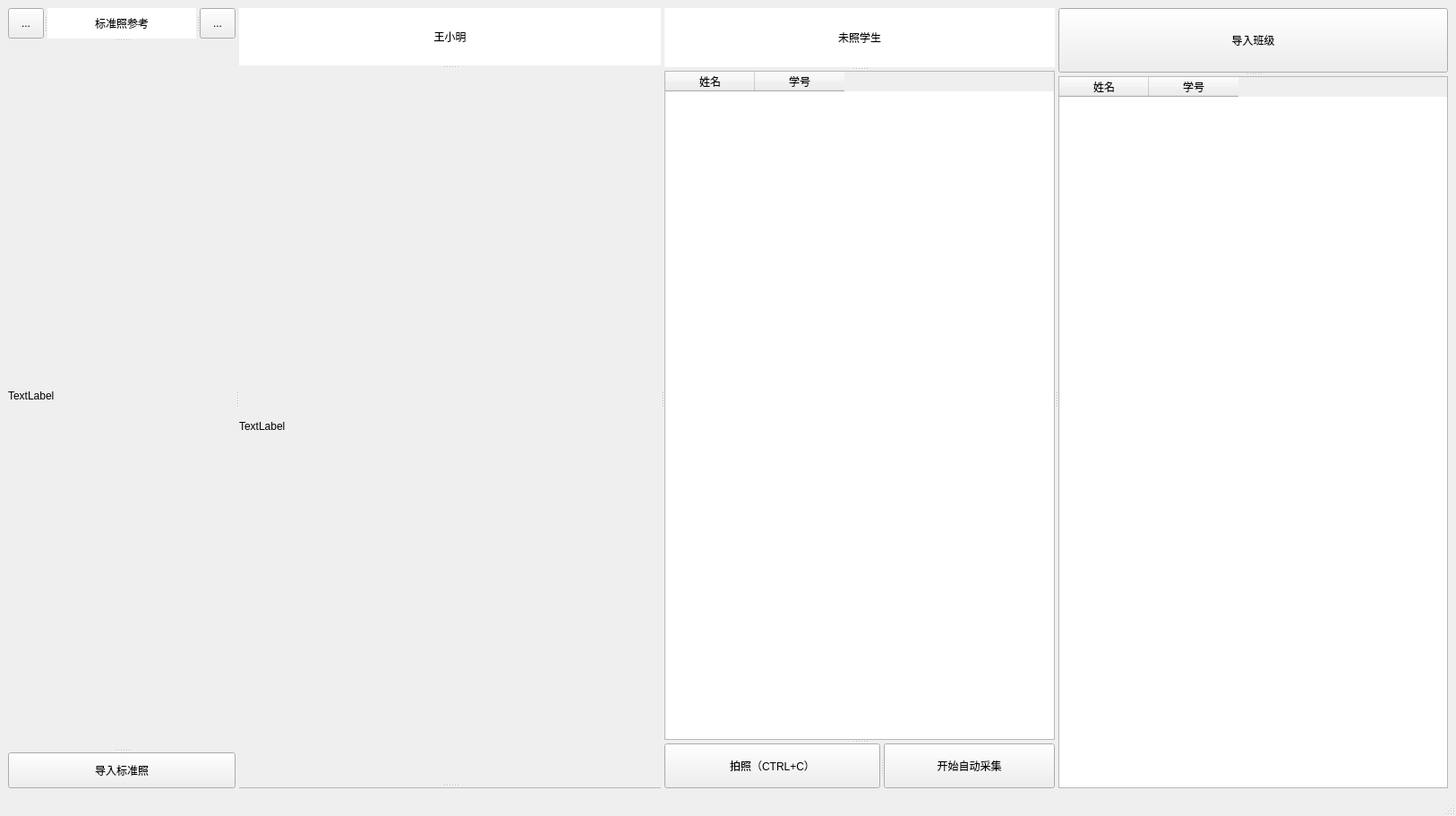
<?xml version="1.0" encoding="UTF-8"?>
<ui version="4.0">
 <class>MainWindow</class>
 <widget class="QMainWindow" name="MainWindow">
  <property name="geometry">
   <rect>
    <x>0</x>
    <y>0</y>
    <width>1626</width>
    <height>911</height>
   </rect>
  </property>
  <property name="windowTitle">
   <string>MainWindow</string>
  </property>
  <widget class="QWidget" name="centralwidget">
   <layout class="QGridLayout" name="gridLayout">
    <item row="0" column="0">
     <widget class="QSplitter" name="splitter_11">
      <property name="orientation">
       <enum>Qt::Horizontal</enum>
      </property>
      <widget class="QSplitter" name="splitter_10">
       <property name="orientation">
        <enum>Qt::Vertical</enum>
       </property>
       <widget class="QSplitter" name="splitter_9">
        <property name="orientation">
         <enum>Qt::Horizontal</enum>
        </property>
        <widget class="QToolButton" name="next_stand">
         <property name="maximumSize">
          <size>
           <width>72</width>
           <height>16777215</height>
          </size>
         </property>
         <property name="text">
          <string>...</string>
         </property>
        </widget>
        <widget class="QLabel" name="text_3">
         <property name="sizePolicy">
          <sizepolicy hsizetype="Minimum" vsizetype="Minimum">
           <horstretch>0</horstretch>
           <verstretch>0</verstretch>
          </sizepolicy>
         </property>
         <property name="minimumSize">
          <size>
           <width>100</width>
           <height>0</height>
          </size>
         </property>
         <property name="maximumSize">
          <size>
           <width>16777215</width>
           <height>72</height>
          </size>
         </property>
         <property name="styleSheet">
          <string notr="true">
font: 9pt &quot;黑体&quot;;
background-color: rgb(255, 255, 255);</string>
         </property>
         <property name="text">
          <string>标准照参考</string>
         </property>
         <property name="alignment">
          <set>Qt::AlignCenter</set>
         </property>
        </widget>
        <widget class="QToolButton" name="last_stand">
         <property name="maximumSize">
          <size>
           <width>72</width>
           <height>16777215</height>
          </size>
         </property>
         <property name="text">
          <string>...</string>
         </property>
        </widget>
       </widget>
       <widget class="QLabel" name="Stand_Photo">
        <property name="sizePolicy">
         <sizepolicy hsizetype="Expanding" vsizetype="Expanding">
          <horstretch>0</horstretch>
          <verstretch>0</verstretch>
         </sizepolicy>
        </property>
        <property name="minimumSize">
         <size>
          <width>0</width>
          <height>490</height>
         </size>
        </property>
        <property name="maximumSize">
         <size>
          <width>351</width>
          <height>16777215</height>
         </size>
        </property>
        <property name="text">
         <string>TextLabel</string>
        </property>
       </widget>
       <widget class="QToolButton" name="addStand">
        <property name="sizePolicy">
         <sizepolicy hsizetype="Minimum" vsizetype="Minimum">
          <horstretch>0</horstretch>
          <verstretch>0</verstretch>
         </sizepolicy>
        </property>
        <property name="maximumSize">
         <size>
          <width>16777215</width>
          <height>100</height>
         </size>
        </property>
        <property name="styleSheet">
         <string notr="true">font: 20pt &quot;Agency FB&quot;;</string>
        </property>
        <property name="text">
         <string>导入标准照</string>
        </property>
       </widget>
      </widget>
      <widget class="QSplitter" name="splitter_5">
       <property name="orientation">
        <enum>Qt::Horizontal</enum>
       </property>
       <widget class="QSplitter" name="splitter_4">
        <property name="orientation">
         <enum>Qt::Vertical</enum>
        </property>
        <widget class="QLabel" name="Name">
         <property name="maximumSize">
          <size>
           <width>16777215</width>
           <height>72</height>
          </size>
         </property>
         <property name="styleSheet">
          <string notr="true">background-color: rgb(255, 255, 255);

font: 24pt &quot;黑体&quot;;</string>
         </property>
         <property name="text">
          <string>王小明</string>
         </property>
         <property name="alignment">
          <set>Qt::AlignCenter</set>
         </property>
        </widget>
        <widget class="QSplitter" name="splitter_6">
         <property name="orientation">
          <enum>Qt::Vertical</enum>
         </property>
         <widget class="QLabel" name="VideoArea">
          <property name="minimumSize">
           <size>
            <width>0</width>
            <height>0</height>
           </size>
          </property>
          <property name="cursor">
           <cursorShape>CrossCursor</cursorShape>
          </property>
          <property name="text">
           <string>TextLabel</string>
          </property>
         </widget>
         <widget class="QScrollArea" name="scrollArea_2">
          <property name="maximumSize">
           <size>
            <width>16777215</width>
            <height>1</height>
           </size>
          </property>
          <property name="widgetResizable">
           <bool>true</bool>
          </property>
          <widget class="QWidget" name="scrollAreaWidgetContents_3">
           <property name="geometry">
            <rect>
             <x>0</x>
             <y>0</y>
             <width>418</width>
             <height>89</height>
            </rect>
           </property>
           <layout class="QVBoxLayout" name="verticalLayout_2">
            <item>
             <widget class="QTextBrowser" name="Message_bar">
              <property name="maximumSize">
               <size>
                <width>16777215</width>
                <height>200</height>
               </size>
              </property>
             </widget>
            </item>
           </layout>
          </widget>
         </widget>
        </widget>
       </widget>
       <widget class="QSplitter" name="splitter_3">
        <property name="orientation">
         <enum>Qt::Horizontal</enum>
        </property>
        <widget class="QSplitter" name="splitter_2">
         <property name="orientation">
          <enum>Qt::Vertical</enum>
         </property>
         <widget class="QLabel" name="text_1">
          <property name="maximumSize">
           <size>
            <width>16777215</width>
            <height>72</height>
           </size>
          </property>
          <property name="styleSheet">
           <string notr="true">background-color: rgb(255, 255, 255);
font: 26pt &quot;Arial&quot;;</string>
          </property>
          <property name="text">
           <string>未照学生</string>
          </property>
          <property name="alignment">
           <set>Qt::AlignCenter</set>
          </property>
         </widget>
         <widget class="QSplitter" name="splitter_7">
          <property name="maximumSize">
           <size>
            <width>500</width>
            <height>16777215</height>
           </size>
          </property>
          <property name="orientation">
           <enum>Qt::Vertical</enum>
          </property>
          <widget class="QTableWidget" name="NoPhooto_StudentList">
           <property name="sizePolicy">
            <sizepolicy hsizetype="Expanding" vsizetype="Fixed">
             <horstretch>0</horstretch>
             <verstretch>0</verstretch>
            </sizepolicy>
           </property>
           <property name="minimumSize">
            <size>
             <width>100</width>
             <height>0</height>
            </size>
           </property>
           <property name="maximumSize">
            <size>
             <width>500</width>
             <height>16777215</height>
            </size>
           </property>
           <column>
            <property name="text">
             <string>姓名</string>
            </property>
           </column>
           <column>
            <property name="text">
             <string>学号</string>
            </property>
           </column>
          </widget>
          <widget class="QSplitter" name="splitter_8">
           <property name="maximumSize">
            <size>
             <width>505</width>
             <height>50</height>
            </size>
           </property>
           <property name="orientation">
            <enum>Qt::Horizontal</enum>
           </property>
           <widget class="QToolButton" name="photograph">
            <property name="maximumSize">
             <size>
              <width>250</width>
              <height>50</height>
             </size>
            </property>
            <property name="text">
             <string>拍照（CTRL+C）</string>
            </property>
           </widget>
           <widget class="QToolButton" name="autophotograph_2">
            <property name="maximumSize">
             <size>
              <width>250</width>
              <height>50</height>
             </size>
            </property>
            <property name="text">
             <string>开始自动采集</string>
            </property>
           </widget>
          </widget>
         </widget>
        </widget>
        <widget class="QSplitter" name="splitter">
         <property name="orientation">
          <enum>Qt::Vertical</enum>
         </property>
         <widget class="QToolButton" name="addClass">
          <property name="maximumSize">
           <size>
            <width>16777215</width>
            <height>72</height>
           </size>
          </property>
          <property name="styleSheet">
           <string notr="true">font: 20pt &quot;Agency FB&quot;;</string>
          </property>
          <property name="text">
           <string>导入班级</string>
          </property>
         </widget>
         <widget class="QTableWidget" name="StudentList">
          <property name="minimumSize">
           <size>
            <width>100</width>
            <height>0</height>
           </size>
          </property>
          <property name="maximumSize">
           <size>
            <width>500</width>
            <height>16777215</height>
           </size>
          </property>
          <column>
           <property name="text">
            <string>姓名</string>
           </property>
          </column>
          <column>
           <property name="text">
            <string>学号</string>
           </property>
          </column>
         </widget>
        </widget>
       </widget>
      </widget>
     </widget>
    </item>
   </layout>
  </widget>
  <widget class="QMenuBar" name="menubar">
   <property name="geometry">
    <rect>
     <x>0</x>
     <y>0</y>
     <width>1626</width>
     <height>23</height>
    </rect>
   </property>
  </widget>
  <widget class="QStatusBar" name="statusbar"/>
 </widget>
 <resources/>
 <connections/>
</ui>
